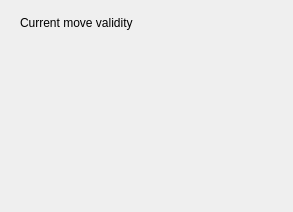
<?xml version="1.0" encoding="UTF-8"?>
<ui version="4.0">
 <class>Form</class>
 <widget class="PyDMFrame" name="Form">
  <property name="enabled">
   <bool>true</bool>
  </property>
  <property name="geometry">
   <rect>
    <x>0</x>
    <y>0</y>
    <width>293</width>
    <height>212</height>
   </rect>
  </property>
  <property name="windowTitle">
   <string>Symetrie positioning</string>
  </property>
  <property name="toolTip">
   <string/>
  </property>
  <property name="whatsThis">
   <string>
    QFrame with support for alarms
    This class inherits from QFrame and PyDMWidget.

    Parameters
    ----------
    parent : QWidget
        The parent widget for the Label
    init_channel : str, optional
        The channel to be used by the widget.
    </string>
  </property>
  <property name="autoFillBackground">
   <bool>false</bool>
  </property>
  <widget class="PyDMByteIndicator" name="s_hexa_Initialised_2">
   <property name="geometry">
    <rect>
     <x>15</x>
     <y>45</y>
     <width>231</width>
     <height>156</height>
    </rect>
   </property>
   <property name="toolTip">
    <string/>
   </property>
   <property name="whatsThis">
    <string>
    Widget for graphical representation of bits from an integer number
    with support for Channels and more from PyDM

    Parameters
    ----------
    parent : QWidget
        The parent widget for the Label
    init_channel : str, optional
        The channel to be used by the widget.
    </string>
   </property>
   <property name="channel" stdset="0">
    <string>ca://${P}${R}VALID_PTP:Result_RBV</string>
   </property>
   <property name="onColor" stdset="0">
    <color>
     <red>255</red>
     <green>0</green>
     <blue>0</blue>
    </color>
   </property>
   <property name="numBits" stdset="0">
    <number>6</number>
   </property>
   <property name="labels" stdset="0">
    <stringlist>
     <string>Factory workspace limits</string>
     <string>Machine workspace limits</string>
     <string>User workspace limits</string>
     <string>Actuator limits</string>
     <string>Joints limits</string>
     <string>Due to backlash compensation</string>
    </stringlist>
   </property>
  </widget>
  <widget class="QLabel" name="label_4">
   <property name="geometry">
    <rect>
     <x>20</x>
     <y>10</y>
     <width>216</width>
     <height>26</height>
    </rect>
   </property>
   <property name="text">
    <string>Current move validity</string>
   </property>
  </widget>
 </widget>
 <customwidgets>
  <customwidget>
   <class>PyDMByteIndicator</class>
   <extends>QWidget</extends>
   <header>pydm.widgets.byte</header>
  </customwidget>
  <customwidget>
   <class>PyDMFrame</class>
   <extends>QFrame</extends>
   <header>pydm.widgets.frame</header>
   <container>1</container>
  </customwidget>
 </customwidgets>
 <resources/>
 <connections/>
</ui>
